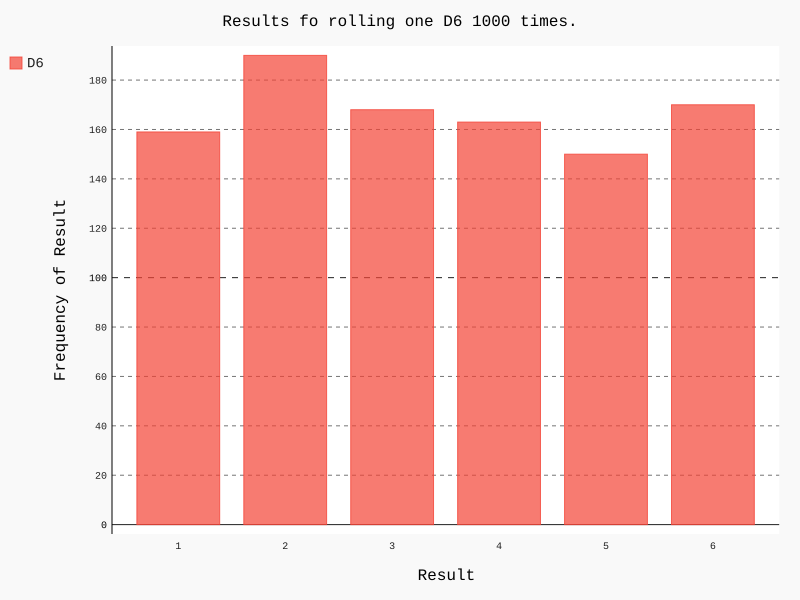

Python code for this plot:
import pygal
from die import Die

die = Die()
results = [die.roll() for roll_num in range(1000)]
frequencies = [results.count(value) for value in range(1, die.num_sides+1)]

hist = pygal.Bar()
hist.title = "Results fo rolling one D6 1000 times."
hist.x_labels = list(range(1, die.num_sides+1))
hist.x_title = "Result"
hist.y_title = "Frequency of Result"
hist.add('D6', frequencies)
hist.render_to_file('die_visual.svg')
